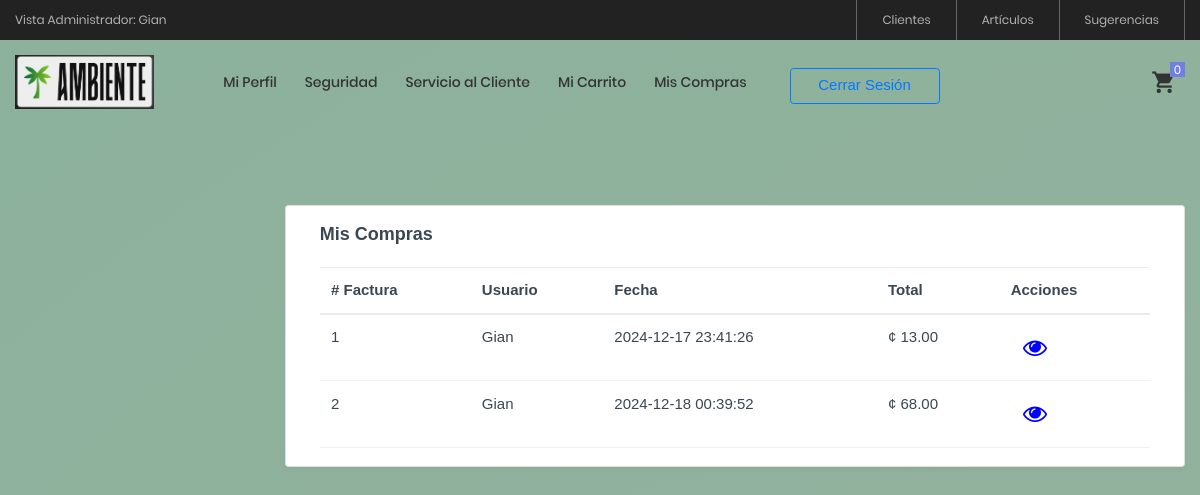
/View/Carrito/ConsultarFacturas.php (signed in), run on the app's committed database.
### tables this page shows
CREATE TABLE `maestro` (
  `maestroID` int(11) NOT NULL AUTO_INCREMENT,
  `fecha` datetime DEFAULT NULL,
  `clienteID` int(11) DEFAULT NULL,
  `total` decimal(18,2) DEFAULT NULL,
  PRIMARY KEY (`maestroID`),
  KEY `FK_maestroUsuario` (`clienteID`),
  CONSTRAINT `FK_maestroUsuario` FOREIGN KEY (`clienteID`) REFERENCES `clientes` (`clienteID`)
);

CREATE TABLE `clientes` (
  `clienteID` int(11) NOT NULL,
  `cedula` varchar(9) NOT NULL,
  `nombre` varchar(50) NOT NULL,
  `apellido1` varchar(50) NOT NULL,
  `apellido2` varchar(50) NOT NULL,
  `contrasena` varchar(20) NOT NULL,
  `estadoID` int(11) NOT NULL,
  `rolID` int(11) NOT NULL,
  `fechaRegistro` datetime NOT NULL,
  `provinciaID` int(11) NOT NULL,
  `otrasSenas` varchar(200) NOT NULL,
  `codigoPostal` varchar(10) DEFAULT NULL,
  `correo` varchar(50) NOT NULL,
  `telefono` varchar(15) NOT NULL,
  PRIMARY KEY (`clienteID`),
  UNIQUE KEY `cedula` (`cedula`),
  UNIQUE KEY `correo` (`correo`),
  UNIQUE KEY `telefono` (`telefono`),
  KEY `estadoID` (`estadoID`),
  KEY `rolID` (`rolID`),
  KEY `provinciaID` (`provinciaID`),
  CONSTRAINT `clientes_ibfk_1` FOREIGN KEY (`estadoID`) REFERENCES `estados` (`estadoID`) ON DELETE CASCADE,
  CONSTRAINT `clientes_ibfk_2` FOREIGN KEY (`rolID`) REFERENCES `roles` (`rolID`) ON DELETE CASCADE,
  CONSTRAINT `clientes_ibfk_5` FOREIGN KEY (`provinciaID`) REFERENCES `provincias` (`provinciaID`) ON DELETE NO ACTION
);

### Model/CarritoModel.php (called while the page is built, shortened)
<?php
    function ConsultarFacturasModel($clienteID)
    {
        try
        {
            $enlace = AbrirBD();
            $sentencia = "CALL ConsultarFacturas('$clienteID')";
            $resultado = $enlace -> query($sentencia);
            return $resultado;
        }
        catch(Exception $ex)
        {
            return null;
        }
    }
?>

### Controller/CarritoController.php (called while the page is built, shortened)
<?php
    include_once $_SERVER["DOCUMENT_ROOT"] . '/ProyectoAmbienteWeb/Model/CarritoModel.php';
    function ConsultarFacturas()
    {
        return ConsultarFacturasModel($_SESSION["ClienteID"]);
    }
?>

### View/Carrito/consultarFacturas.php (the view, shortened to what this page needs)
<?php
    include_once $_SERVER["DOCUMENT_ROOT"] . '/ProyectoAmbienteWeb/View/layout.php';
    include_once $_SERVER["DOCUMENT_ROOT"] . '/ProyectoAmbienteWeb/Controller/CarritoController.php';
?>
<!doctype html>
<html lang="es">
<body class="page-wrapper radial-gradient">
    <div id="main-wrapper" data-layout="vertical" data-navbarbg="skin6" data-sidebartype="full"
        data-sidebar-position="fixed" data-header-position="fixed">
        <div class="body-wrapper">
            <div class="container-fluid">
                <div class="row">
                    <div class="card">
                        <div class="card-body">
                        <h5 class="card-title fw-semibold mb-4">Mis Compras</h5>
                            <div class="table-responsive">
                                <table id="example" class="table text-nowrap align-middle mb-0">
                                    <thead>
                                        <tr class="border-2 border-bottom border-primary border-0">
                                            <th scope="col"># Factura</th>
                                            <th scope="col">Usuario</th>
                                            <th scope="col">Fecha</th>
                                            <th scope="col">Total</th>
                                            <th scope="col">Acciones</th>
                                        </tr>
                                    </thead>
                                    <tbody class="table-group-divider">
                                        <?php
                                            $datos = ConsultarFacturas();
                                            While($fila = mysqli_fetch_array($datos))
                                            {
                                                echo "<tr>";
                                                echo "<td>" . $fila["maestroID"] . "</td>";
                                                echo "<td>" . $fila["nombre"] . "</td>";
                                                echo "<td>" . $fila["fecha"] . "</td>";
                                                echo "<td>¢ " . number_format($fila["total"],2) . "</td>";
                                                echo '<td>
                                                <a href="consultarDetalleFactura.php?id=' . $fila["maestroID"] . '" class="btn">
                                                    <i class="fa fa-eye" style="color:blue; font-size: 1.6em;"></i>
                                                </a>
                                              </td>';
                                                echo "</tr>";
                                            }
                                        ?>
                                    </tbody>
                                </table>
                            </div>
                        </div>
                    </div>
                </div>
            </div>
        </div>
    </div>
</body>
</html>

### data on the page
maestro: maestroID "1", clienteID.nombre "Gian", fecha "2024-12-17 23:41:26", total "13.00"
maestro: maestroID "2", clienteID.nombre "Gian", fecha "2024-12-18 00:39:52", total "68.00"

### other printed values
$_SESSION["NombreCliente"] "Gian"
